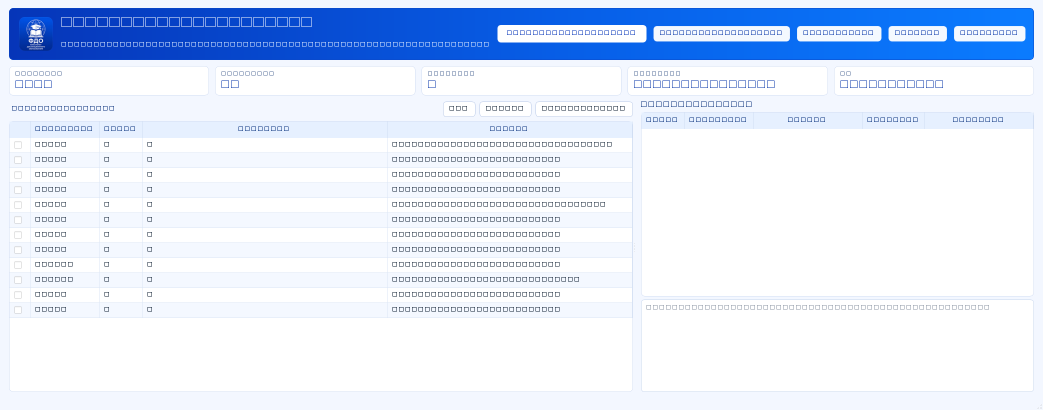
#> input picture coursework_assets/01_main_window.png, 2086 x 820 px (shown at 1/2 size)
$ python -i heuristics.py   (imports and definitions only)   (older library calls are emulated)
#> lines starting #> are read from the running program, lines starting #| are printed output that depends on the picture; after the words box and inside, x2 and y2 are one past the last pixel; in counts of white or black regions, pixels touching at a corner belong together
#> further down, picture is the input picture: shape (820, 2086, 3); mean B, G, R 249, 231.5, 221.2
from __future__ import annotations

from dataclasses import dataclass

import cv2
import numpy as np

from .config import AnalyzerConfig


@dataclass(slots=True)
class LayoutRegions:
    main_region: tuple[int, int, int, int]
    sidebar_region: tuple[int, int, int, int]
    teacher_tile_region: tuple[int, int, int, int]


# [9 lines left out: function split_layout, not called in this run]


def crop(frame: np.ndarray, region: tuple[int, int, int, int]) -> np.ndarray:
    x1, y1, x2, y2 = region
    return frame[y1:y2, x1:x2]


# [4 lines left out: function edge_density, not called in this run]


def brightness_stats(image: np.ndarray) -> tuple[float, float]:
    gray = cv2.cvtColor(image, cv2.COLOR_BGR2GRAY)
    return float(gray.mean()), float(gray.std())


def blur_score(image: np.ndarray) -> float:
    gray = cv2.cvtColor(image, cv2.COLOR_BGR2GRAY)
    return float(cv2.Laplacian(gray, cv2.CV_64F).var())


def line_count(image: np.ndarray) -> int:
    gray = cv2.cvtColor(image, cv2.COLOR_BGR2GRAY)
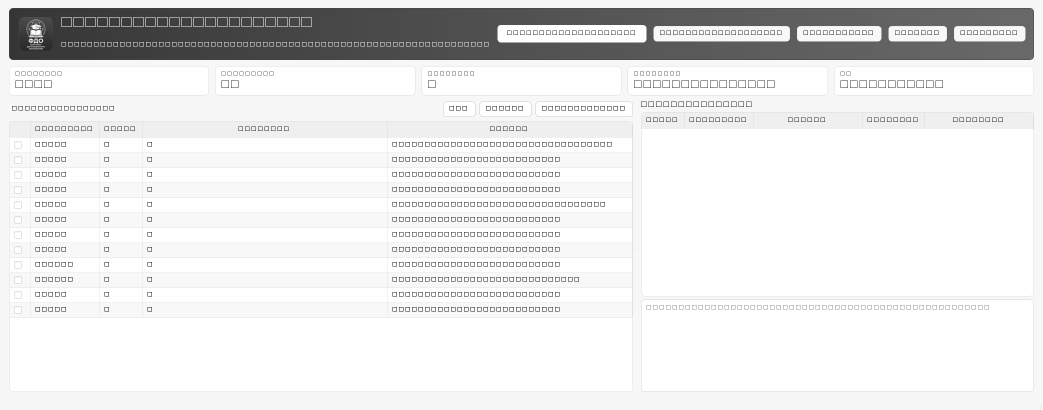
#> gray: shape (820, 2086) (shown at 1/2 size); min 29, max 255, mean 230.5
    edges = cv2.Canny(gray, 80, 180)
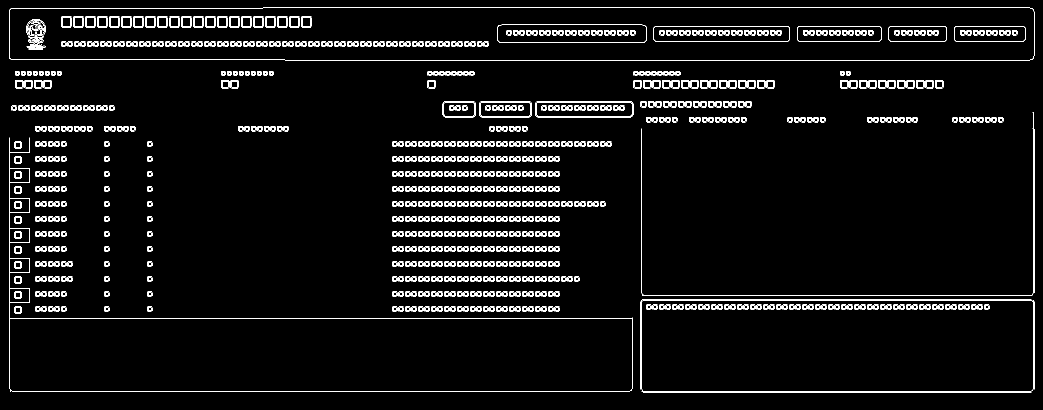
#> edges: shape (820, 2086) (shown at 1/2 size); 4% white in thin lines or dots
    lines = cv2.HoughLinesP(edges, 1, np.pi / 180, 80, minLineLength=60, maxLineGap=10)
#> lines = 298 rows, first 6: [20, 782, 1259, 782], [570, 120, 2059, 120], [526, 15, 2059, 15], [19, 636, 1264, 636], [122, 52, 623, 52], [1284, 591, 2061, 591]
    return 0 if lines is None else int(len(lines))


# [5 lines left out: function histogram_signature, not called in this run]


def histogram_similarity(left: np.ndarray, right: np.ndarray) -> float:
    return float(cv2.compareHist(left.astype(np.float32), right.astype(np.float32), cv2.HISTCMP_CORREL))


def mse_similarity(left: np.ndarray, right: np.ndarray) -> float:
    diff = left.astype(np.float32) - right.astype(np.float32)
    return float(np.mean(diff * diff))


def detect_black_screen(image: np.ndarray, config: AnalyzerConfig) -> bool:
    mean_value, std_value = brightness_stats(image)
    return mean_value <= config.black_mean_threshold and std_value <= config.black_std_threshold


def detect_low_quality(image: np.ndarray, config: AnalyzerConfig) -> bool:
    mean_value, _ = brightness_stats(image)
    return mean_value <= config.dark_mean_threshold or blur_score(image) <= config.blur_laplacian_threshold


# [80 lines left out: functions detect_avatar, detect_fullscreen_avatar, detect_screen_share, detect_empty_room, not called in this run]

>>> import cv2
>>> picture = cv2.imread('../coursework_assets/01_main_window.png')
>>> result = line_count(picture)
#> result = 298

$ run again, on coursework_assets/02_settings_dialog.png
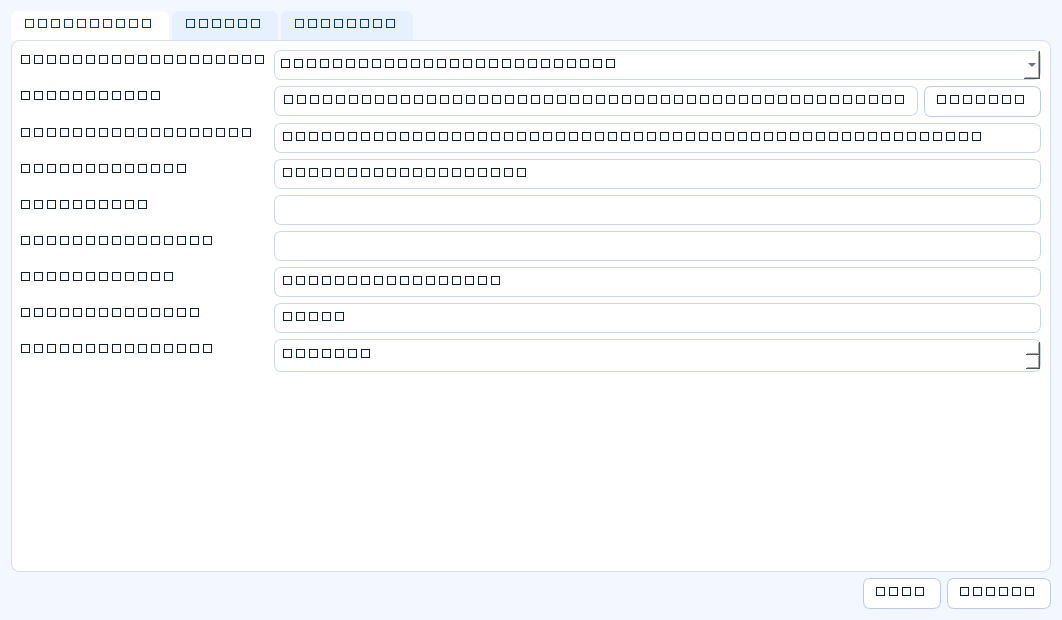
#> input picture coursework_assets/02_settings_dialog.png, 1062 x 620 px
#> picture is the input picture: shape (620, 1062, 3); mean B, G, R 251.2, 249, 247.6
#> in line_count, `edges = cv2.Canny(gray, 80, 180)`:
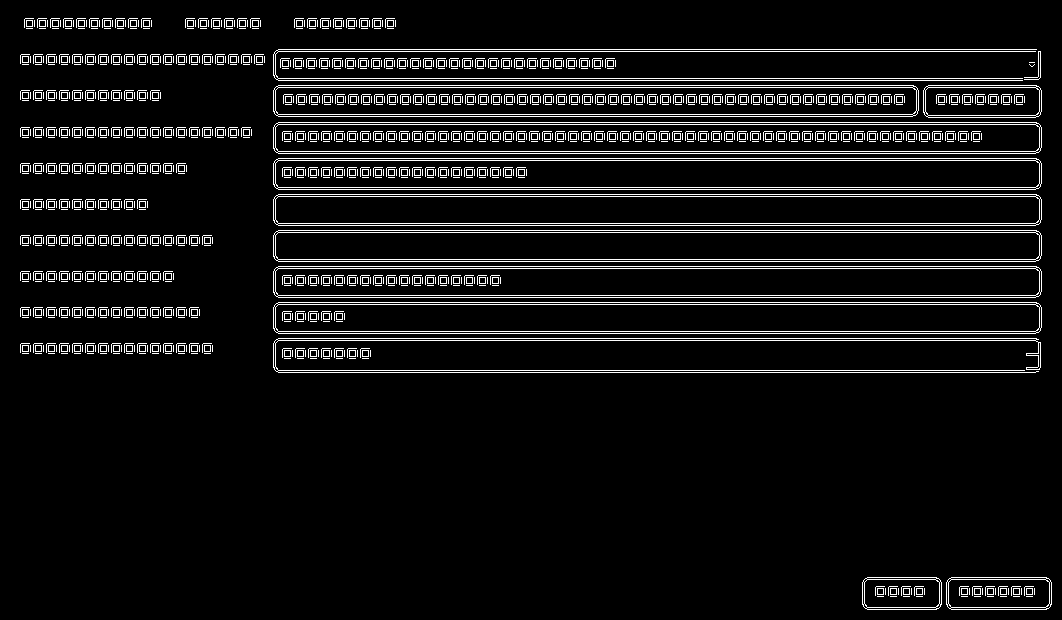
#> edges: shape (620, 1062); 7.4% white in thin lines or dots
#> lines = 144 rows, first 6: [275, 160, 1039, 160], [275, 87, 1039, 87], [275, 340, 1035, 340], [278, 302, 1036, 302], [278, 85, 913, 85], [275, 151, 1039, 151]
#> result = 144

$ run again, on coursework_assets/02_settings_readable.png
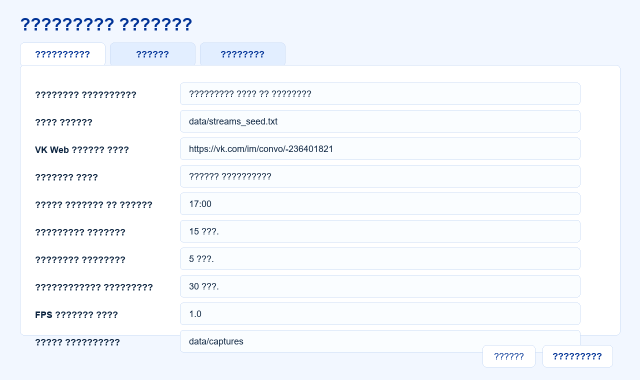
#> input picture coursework_assets/02_settings_readable.png, 1280 x 760 px (shown at 1/2 size)
#> picture is the input picture: shape (760, 1280, 3); mean B, G, R 252.1, 247.8, 244.4
#> in line_count, `edges = cv2.Canny(gray, 80, 180)`:
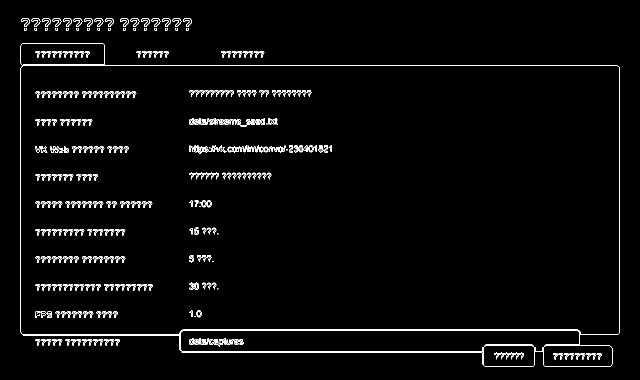
#> edges: shape (760, 1280) (shown at 1/2 size); 2.3% white in thin lines or dots, all inside (x1, y1, x2, y2) = (41, 36, 1240, 734)
#> lines = 98 rows, first 6: [46, 131, 1234, 131], [365, 705, 966, 705], [362, 661, 1158, 661], [365, 659, 1155, 659], [365, 703, 966, 703], [41, 664, 41, 91]
#> result = 98

$ run again, on coursework_assets/03_launch_review.png
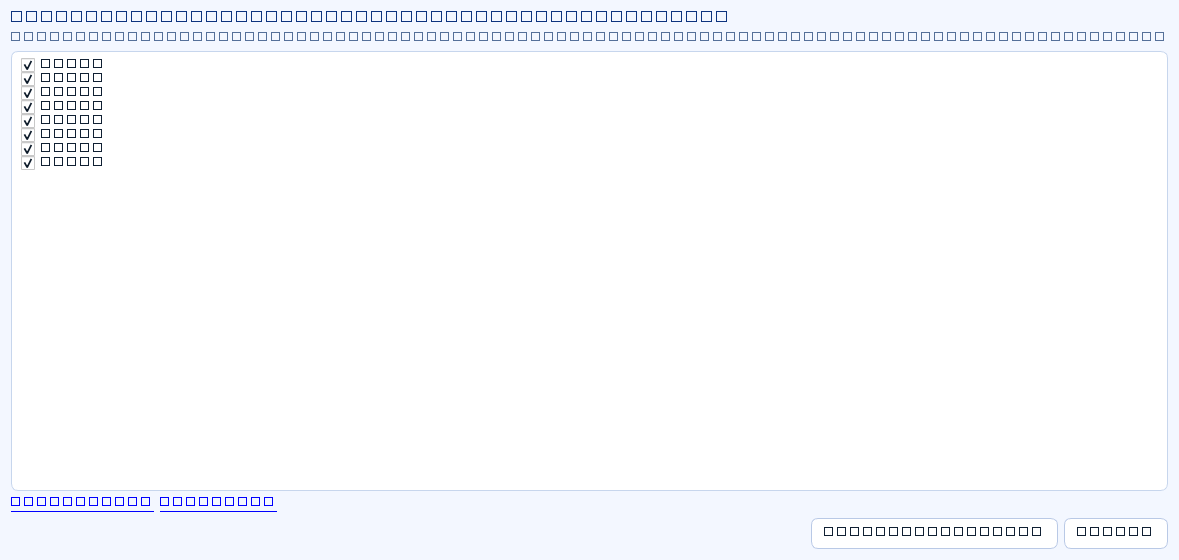
#> input picture coursework_assets/03_launch_review.png, 1179 x 560 px
#> picture is the input picture: shape (560, 1179, 3); mean B, G, R 253.3, 250.8, 249.6
#> in line_count, `edges = cv2.Canny(gray, 80, 180)`:
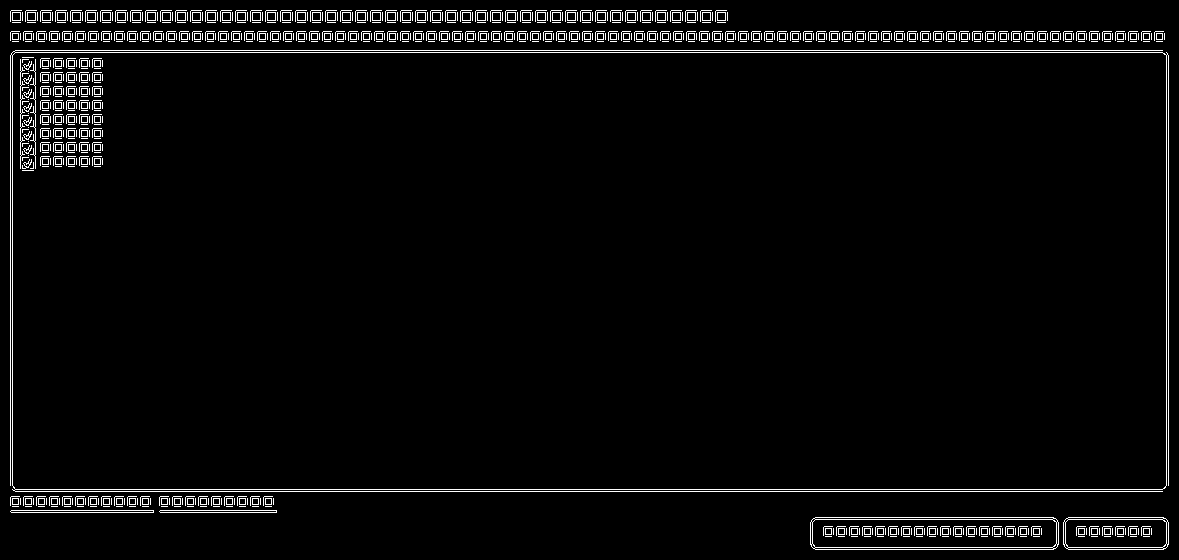
#> edges: shape (560, 1179); 3.4% white in thin lines or dots
#> lines = 52 rows, first 6: [15, 50, 1162, 50], [12, 52, 1166, 52], [15, 491, 1162, 491], [12, 489, 1162, 489], [11, 31, 1163, 31], [12, 41, 1162, 41]
#> result = 52
